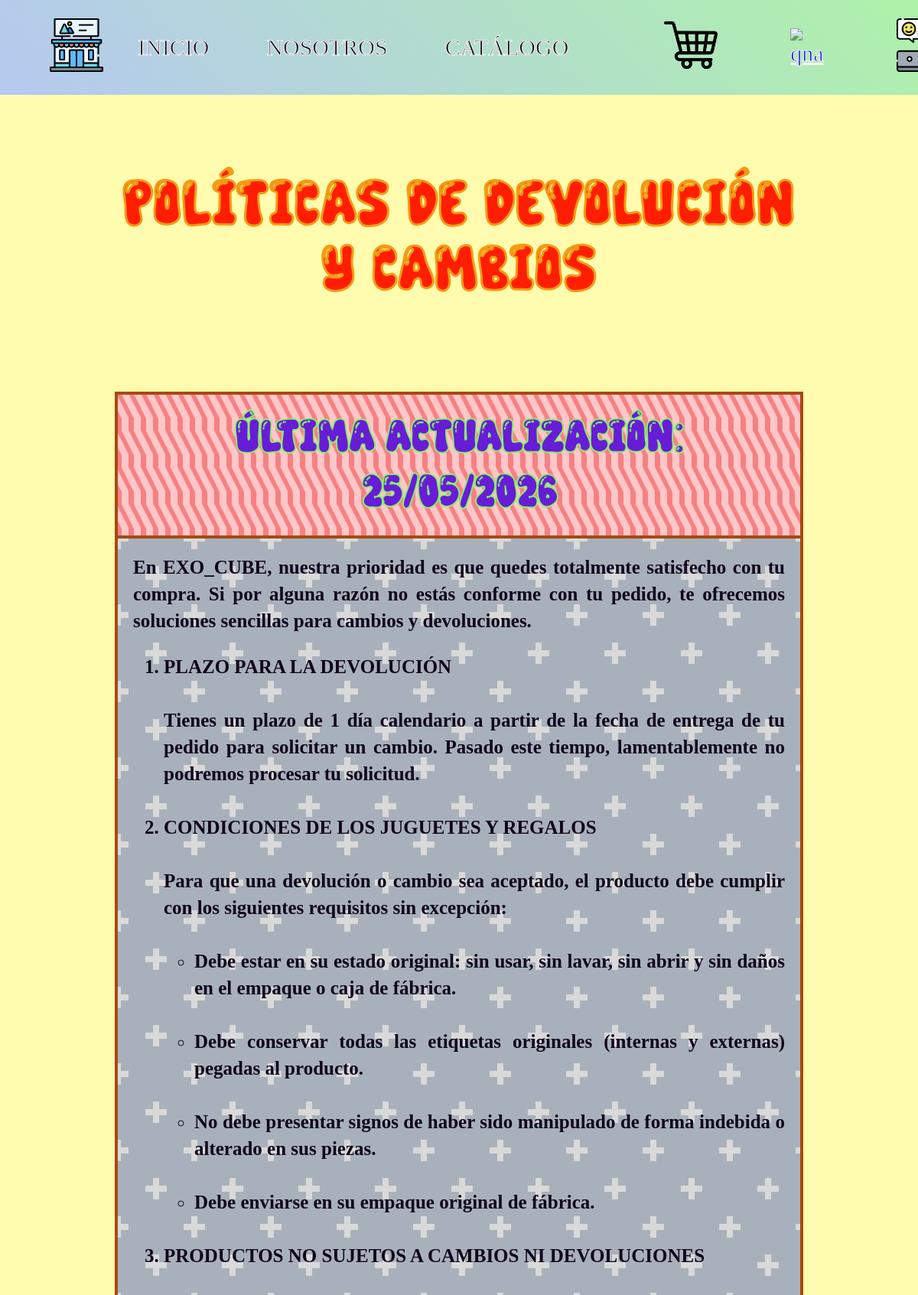
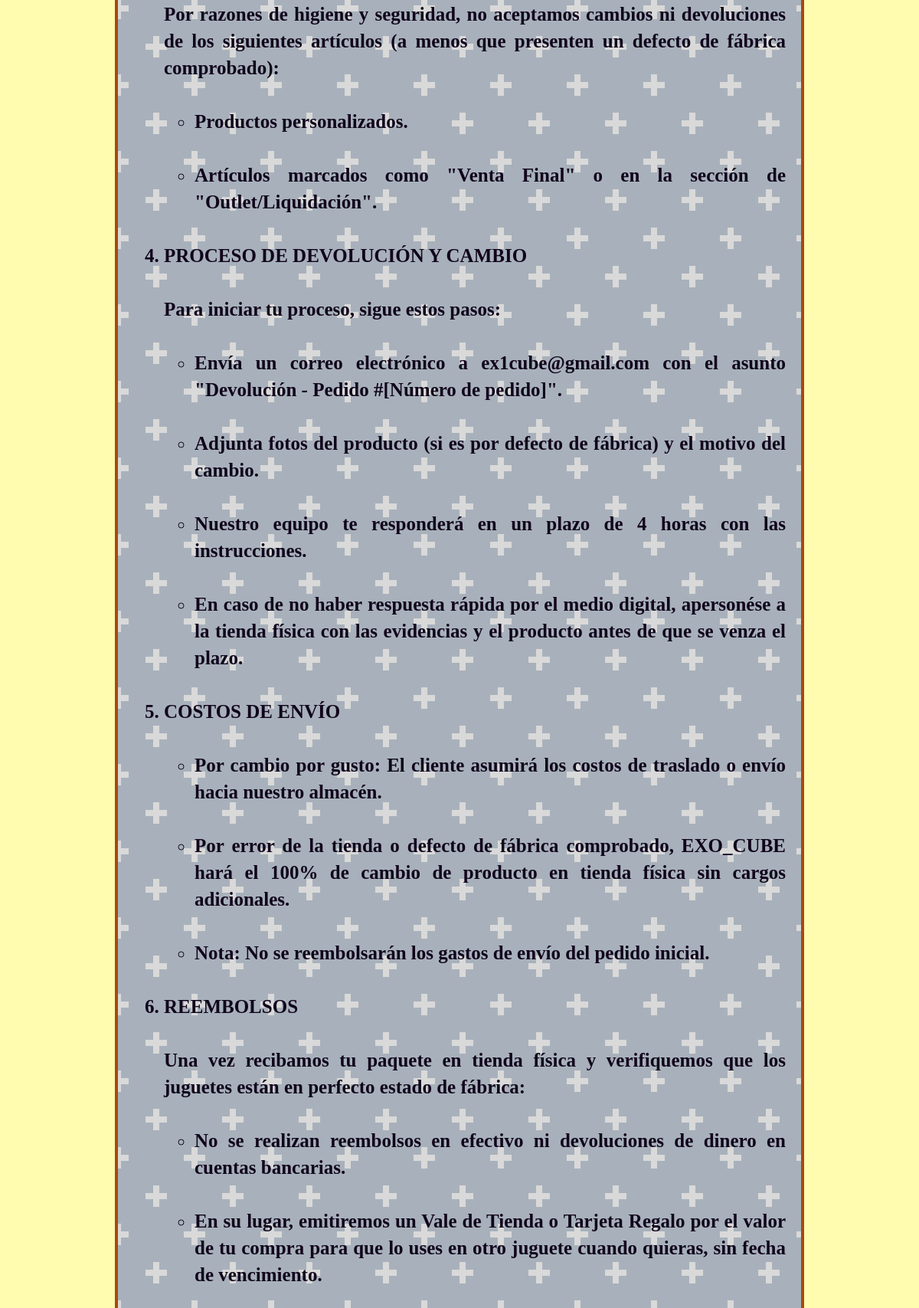
Screenshot of /politicas_devolucion.php (upper part) with the database file from the repository (2 pictures, top to bottom).
### tables this page shows
CREATE TABLE `politicas_portal` (
  `id_politica` int(11) NOT NULL AUTO_INCREMENT,
  `nombre_politica` varchar(100) NOT NULL,
  `contenido` longtext NOT NULL,
  `fecha_actualizacion` date NOT NULL,
  `activo` tinyint(1) NOT NULL DEFAULT 1,
  PRIMARY KEY (`id_politica`)
);

### politicas_devolucion.php (the view, shortened to what this page needs)
<?php
require_once 'conexion.php';
try {
  $stmt_pol = $pdo->prepare("
        SELECT * FROM politicas_portal
        WHERE nombre_politica = 'Políticas de Devolución y Cambios'
        AND activo = 1
        LIMIT 1
    ");
  $stmt_pol->execute();
  $politica = $stmt_pol->fetch();
  $fecha_formateada = date("d/m/Y", strtotime($politica['fecha_actualizacion']));
} catch (Exception $e) {
    die("Error de conexión al cargar las políticas de devolución.");
}
?>
<!DOCTYPE html>
<html lang="es-ES">
<head>
   <link href="estilos/politicas_devolucion.css" rel="stylesheet">
</head>
<body>
   <?php include 'header.php'; ?>
   <br><br><br><br><br><br><br><br><br><br>
   <div class="faq">
      <p>POLÍTICAS DE DEVOLUCIÓN</p>
      <p>Y CAMBIOS</p>
   </div>
   <br><br>
   <table class="table01">
      <tr>
        <td class="cabecera01">
          <h2>ÚLTIMA ACTUALIZACIÓN: <?php echo $fecha_formateada; ?></h2>
        </td>
      </tr>
      <tr>
        <td class="cuerpo01">
          <?php echo $politica['contenido']; ?>
        </td>
      </tr>
   </table>
   <br>
   <br><br><br>
</body>
</html>

### estilos/politicas_devolucion.css (style rules this page uses)
body { background-color: #FFFCAF; }
body { margin: 0; padding: 0; width: 100%; }
.faq { width: 80%; font-family: 'SuperBeatpop'; font-size: 85px; margin: 0 auto; text-align: center; color: #ff1e00 ; box-sizing: border-box; -webkit-text-stroke: 3px #f39c12; line-height: 0.05px; padding-top: 0.5px; padding-bottom: 0.5px; padding-left: 15px; padding-right: 15px; transition: transform 0.2s, box-shadow 0.2s; }
.table01,.table02,.table03 { width: 75%; margin: 40px auto; border: 4px solid rgb(167, 73, 16); border-collapse: collapse; background: linear-gradient(63deg, #FFC7C8 23%, transparent 23%) 7px 0, linear-gradient(63deg, transparent 74%, #FFC7C8 78%), linear-gradient(63deg, transparent 34%, #FFC7C8 38%, #FFC7C8 58%, transparent 62%), #f68082; background-size: 16px 48px; table-layout: fixed; border-collapse: collapse; animation: moverTextura 2s linear infinite; }
.table01 td,.table02 td,.table03 td { padding: 20px; }
.cabecera01 h2 { width: 100%; margin: 0; font-family: 'SuperBeatpop', sans-serif; font-size: 60px; line-height: 1.2; color: #671dd6; -webkit-text-stroke: 2px rgb(137, 240, 108); text-align: center; }
.cuerpo01 { font-size: 25px; line-height: 1.4; border: 4px solid rgb(167, 73, 16); font-family: 'Alfaqix'; font-weight: bold; color: rgb(16, 4, 27); background: radial-gradient(circle, transparent 20%, #A8B1BB 20%, #A8B1BB 80%, transparent 80%, transparent), radial-gradient(circle, transparent 20%, #A8B1BB 20%, #A8B1BB 80%, transparent 80%, transparent) 50px 50px, linear-gradient(#D9D9D9 8px, transparent 8px) 0 -4px, linear-gradient(90deg, #D9D9D9 8px, transparent 8px) -4px 0; background-color: #A8B1BB; background-size: 100px 100px, 100px 100px, 50px 50px, 50px 50px; animation: diagonalLluvia 6s linear infinite; text-align: justify; padding: 20px 40px; display: table-cell; }

### rows the page displays
politicas_portal: fecha_actualizacion "25/05/2026", contenido "En EXO_CUBE, nuestra prioridad es que quedes totalmente satisfecho con tu compra. Si por alguna razón no estás conforme con tu pedido, te ofrecemos soluciones sencillas para cambios y devoluciones. PLAZO PARA LA DEVOLUCIÓN Tienes un plazo de 1 día calendario a partir de la fecha de entrega de tu pedido para solicitar un cambio. Pasado este tiempo, lamentablemente no podremos procesar tu solicitud. CONDICIONES DE LOS JUGUETES Y REGALOS Para que una devolución o cambio sea aceptado, el producto debe cumplir con los siguientes requisitos sin excepción: Debe estar en su estado original: sin usar, sin lavar, sin abrir y sin daños en el empaque o caja de fábrica. Debe conservar todas las…"
